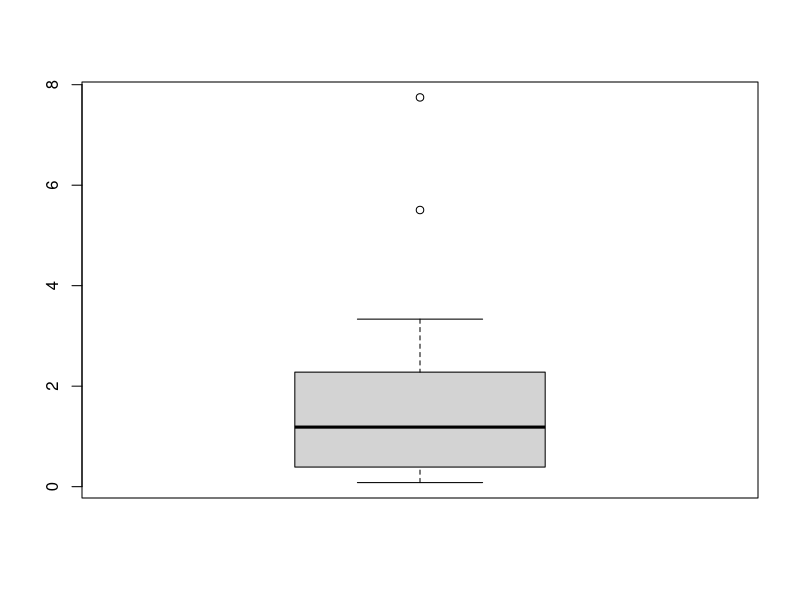
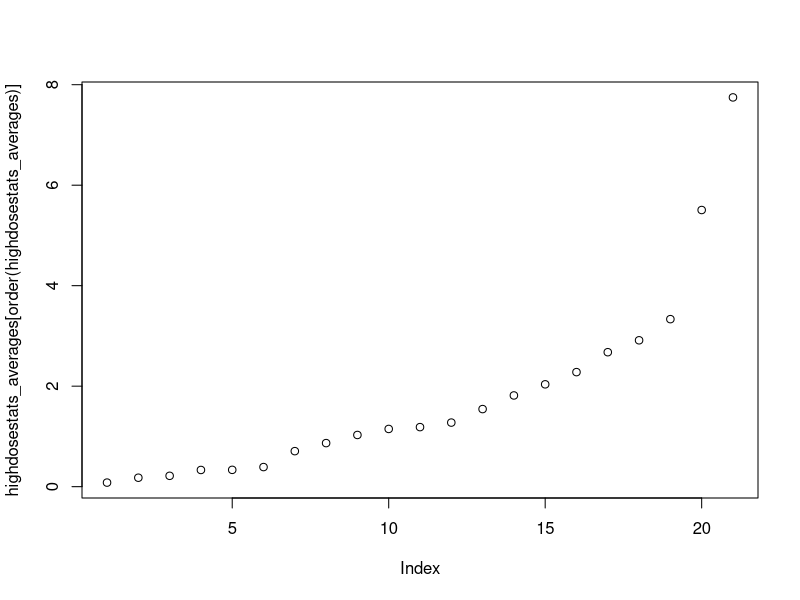
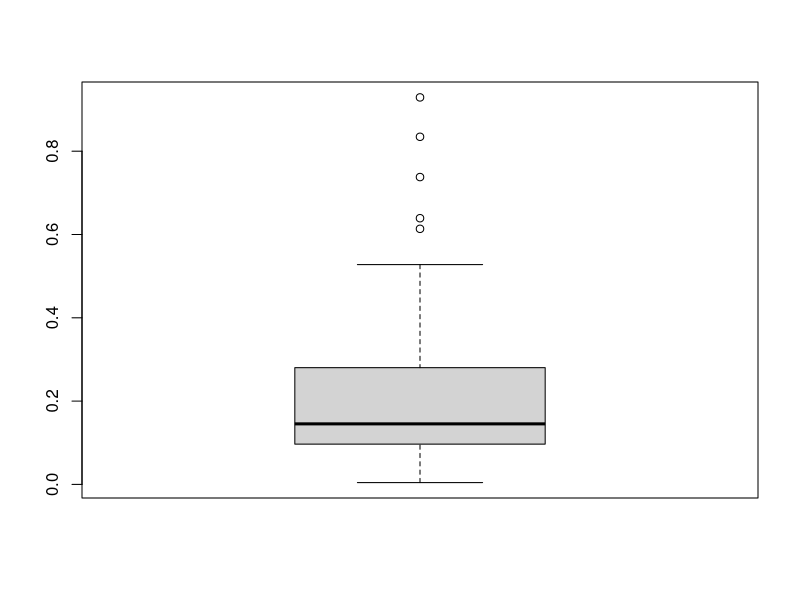
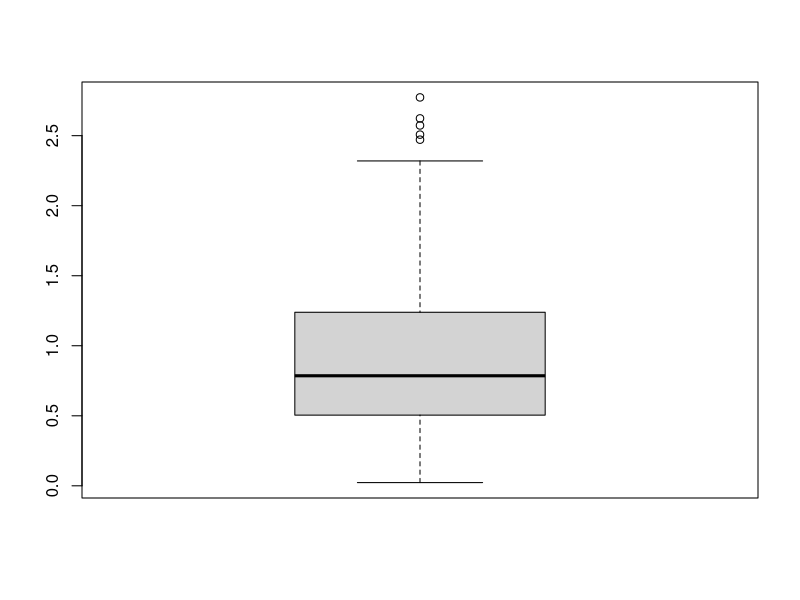
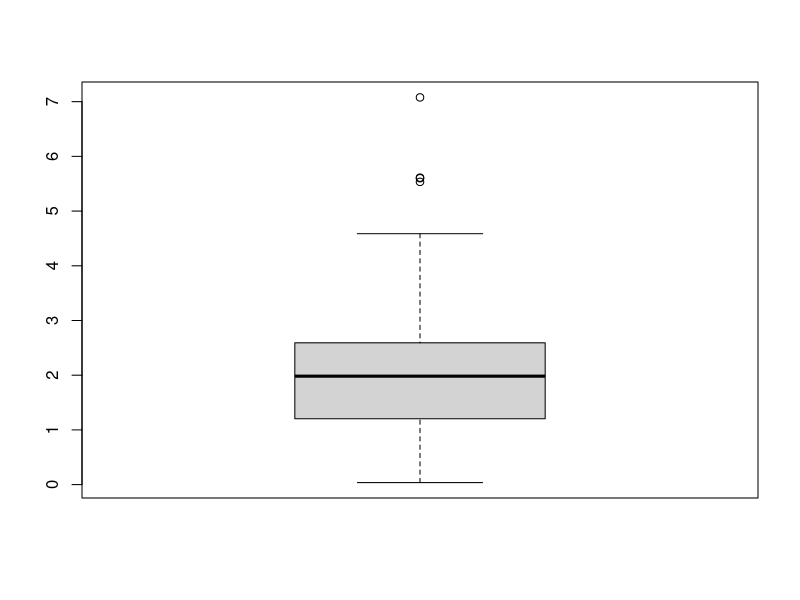
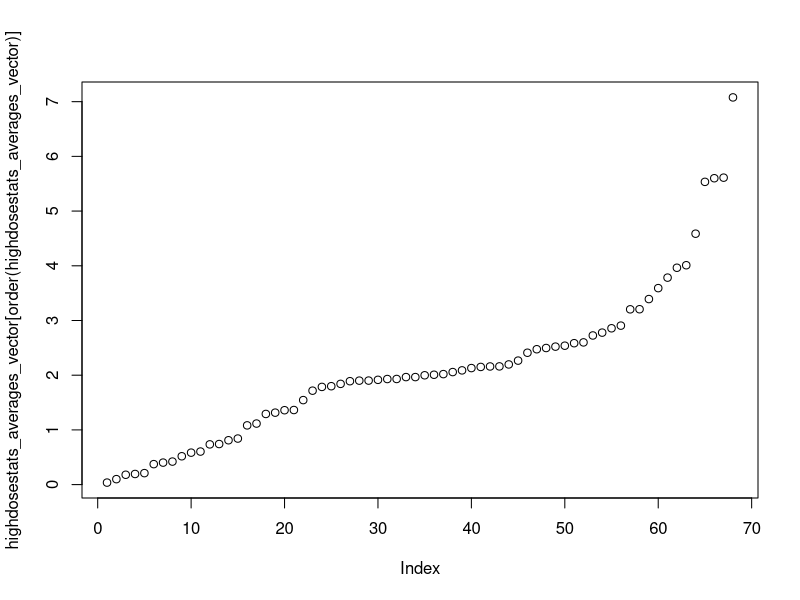

Generate these figures, in order, with R:
lowdosestats_averages = c()
middosestats_averages = c()
highdosestats_averages = c(2.0367871666666666, 1.1488374333333333, 1.2754909533333334, 1.0288974, 0.86712553, 1.5442833, 1.18520177, 2.2798031, 1.8154843333333333, 2.9130713333333333, 7.747076333333333, 3.334103666666666, 2.6761605, 5.505960333333333, 0.33233783333333333, 0.3901039, 0.2159483166666667, 0.7069104666666667, 0.33481224333333337, 0.17823951333333332, 0.08112432666666668)
summary(highdosestats_averages)
boxplot(highdosestats_averages)
boxplot.stats(highdosestats_averages)$stats
plot(highdosestats_averages[order(highdosestats_averages)])

lowdosestats_averages_vector = c(0.13386, 0.1018, 0.14632333333333333, 0.13142333333333336, 0.22527833333333333, 0.15144166666666667, 0.1991683333333333, 0.12022, 0.13628333333333334, 0.10975333333333336, 0.09926833333333333, 0.026808333333333333, 0.38855500000000004, 0.30151, 0.09613833333333333, 0.14853666666666668, 0.083845, 0.15277166666666664, 0.09350166666666666, 0.13974666666666666, 0.09989999999999999, 0.14224166666666668, 0.12274833333333335, 0.09732333333333332, 0.28479000000000004, 0.14998833333333336, 0.13911833333333332, 0.18780833333333333, 0.138875, 0.11987500000000001, 0.12368666666666667, 0.436455, 0.059629999999999996, 0.03201333333333333, 0.2443333333333333, 0.25644666666666666, 0.19724666666666668, 0.2842033333333333, 0.34474333333333335, 0.06064, 0.17161, 0.2656, 0.16268333333333332, 0.44164999999999993, 0.04401333333333333, 0.050243333333333334, 0.037086666666666664, 0.38958999999999994, 0.8346066666666667, 0.7379166666666667, 0.92917, 0.21657333333333337, 0.32069, 0.05073666666666667, 0.09416666666666668, 0.19952666666666666, 0.50686, 0.2764333333333333, 0.6136633333333333, 0.6391300000000001, 0.3223533333333333, 0.14442666666666668, 0.016093333333333334, 0.00438, 0.019486666666666666, 0.016603333333333335, 0.018856666666666667, 0.5277733333333333)
middosestats_averages_vector = c(0.6826183333333334, 0.8697716666666667, 0.837535, 0.8010450000000001, 1.1012149999999998, 0.6811400000000001, 0.7294083333333333, 0.7682349999999999, 0.53728, 0.8825716666666668, 0.8385733333333333, 0.216525, 2.3194116666666664, 0.28627833333333336, 0.6126666666666667, 0.9167766666666667, 0.6265366666666666, 0.8389783333333334, 0.4721316666666668, 1.2683983333333333, 0.763958, 0.6659333333333333, 0.7900283333333334, 0.27281, 1.8013933333333332, 1.2531716666666668, 0.68756, 0.8835583333333336, 0.655535, 0.6948683333333334, 0.768885, 0.78125, 0.15498666666666666, 0.10265, 0.13253666666666666, 1.0070499999999998, 1.3059033333333334, 1.3642766666666664, 2.0419433333333337, 0.031113333333333337, 0.56562, 2.6232260000000003, 0.8547733333333335, 0.9480066666666668, 0.2919933333333334, 0.17420666666666665, 0.2835166666666667, 2.0874800000000002, 2.57281, 2.7730566666666667, 2.471293333333333, 1.8040033333333332, 1.2238566666666666, 0.2270466666666667, 0.32907000000000003, 0.83629, 1.2796933333333333, 0.9807566666666666, 2.50733, 2.1097233333333336, 1.2250066666666668, 0.6751633333333333, 0.54184, 0.023013333333333334, 0.17329000000000003, 0.18503666666666665, 0.14962, 2.090476666666667)
highdosestats_averages_vector = c(2.4105183333333335, 2.5221899999999997, 3.204145, 1.7858366666666665, 2.497113333333333, 1.9154499999999999, 2.2665816666666667, 2.019863333333334, 1.717183333333333, 1.90058, 1.9654866666666664, 1.082695, 5.611025000000001, 0.37429666666666667, 1.3154283333333334, 2.088205, 2.0082849999999994, 1.9985, 2.1509433333333328, 1.3634783333333333, 1.8902166666666667, 1.798775, 2.1967316666666665, 0.19434666666666667, 1.9300733333333333, 1.96554, 1.5447316666666666, 1.9015466666666667, 1.3599683333333334, 1.8414983333333332, 2.1302100000000004, 2.16091, 0.40224, 0.20993666666666666, 0.18006, 2.0572399999999997, 2.8576166666666665, 3.964116666666667, 3.783556666666667, 0.036845, 1.9309399999999999, 4.01007, 2.5996066666666664, 0.7417933333333333, 0.8419466666666665, 0.42099666666666663, 0.7355133333333334, 7.077916666666667, 5.53422, 4.58668, 3.3916633333333337, 2.9060799999999998, 2.5393000000000003, 1.2915466666666668, 0.8108433333333332, 3.205933333333333, 2.474616666666667, 2.7783633333333335, 3.591646666666667, 2.1595366666666664, 2.72618, 2.58492, 1.1159433333333333, 0.09986666666666666, 0.5180866666666667, 0.5842833333333334, 0.6041766666666666, 5.600490000000001)
summary(lowdosestats_averages_vector)
summary(middosestats_averages_vector)
summary(highdosestats_averages_vector)
boxplot(lowdosestats_averages_vector)
boxplot(middosestats_averages_vector)
boxplot(highdosestats_averages_vector)
boxplot.stats(highdosestats_averages_vector)$stats
plot(highdosestats_averages_vector[order(highdosestats_averages_vector)])

#both seem linear until 4, then higher values.